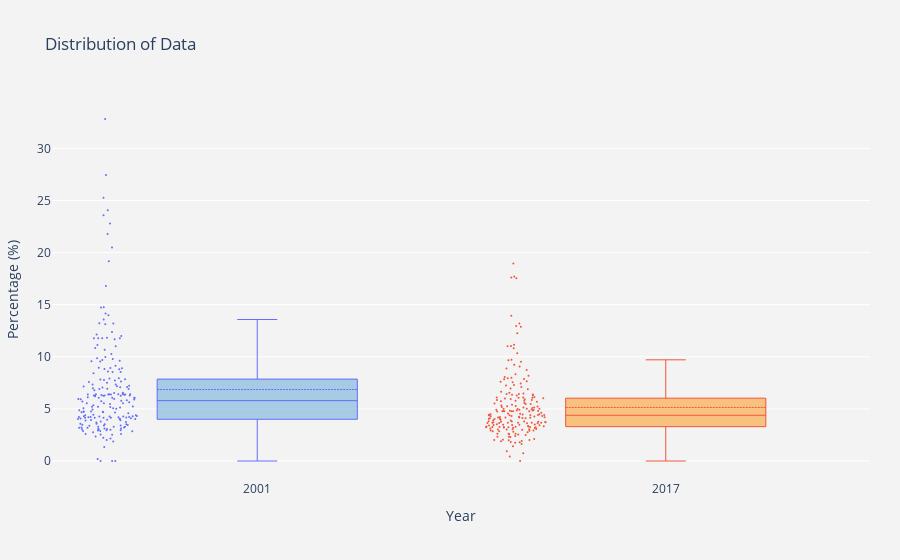

The notebook cell this image was saved under:
### Code cell
x_data = ['2001','2017']

y0 = data['2001']
y1 = data['2017']


y_data = [y0,y1]

colors = ['rgba(93, 164, 214, 0.5)', 'rgba(255, 144, 14, 0.5)']

traces = []

for xd, yd, color in zip(x_data, y_data, colors):
        traces.append(go.Box(
            y=yd,
            name=xd,
            boxpoints='all',
            whiskerwidth=0.2,
            fillcolor=color,
            marker=dict(
                size=2,
            ),
            boxmean=True,    
            line=dict(width=1),
        ))

layout = go.Layout(
    title='Distribution of Data',
    xaxis=dict(
        title='Year'
    ),
    yaxis=dict(
        title='Percentage (%)',
        autorange=True,
        showgrid=True,
        zeroline=False,
        dtick=5,
        gridcolor='rgb(255, 255, 255)',
        gridwidth=1,
#        zerolinecolor='rgb(255, 255, 255)',
#        zerolinewidth=2,
    ),
    margin=dict(
        l=40,
        r=30,
        b=80,
        t=100,
    ),
    paper_bgcolor='rgb(243, 243, 243)',
    plot_bgcolor='rgb(243, 243, 243)',
    showlegend=False
)

fig = go.Figure(data=traces, layout=layout)
py.iplot(fig)

### Figure 1 — Plotly figure (JSON) as saved in the notebook; plotly's stock layout.template omitted (floating-point values rounded to 4 significant figures; data arrays with more than 128 entries replaced by an {"elided": "..."} marker saying what was removed)
{"data": [{"boxmean": true, "boxpoints": "all", "fillcolor": "rgba(93, 164, 214, 0.5)", "line": {"width": 1}, "marker": {"size": 2}, "name": "2001", "type": "box", "whiskerwidth": 0.2, "y": {"elided": "205 float values"}}, {"boxmean": true, "boxpoints": "all", "fillcolor": "rgba(255, 144, 14, 0.5)", "line": {"width": 1}, "marker": {"size": 2}, "name": "2017", "type": "box", "whiskerwidth": 0.2, "y": {"elided": "205 float values"}}], "layout": {"margin": {"b": 80, "l": 40, "r": 30, "t": 100}, "paper_bgcolor": "rgb(243, 243, 243)", "plot_bgcolor": "rgb(243, 243, 243)", "showlegend": false, "title": {"text": "Distribution of Data"}, "xaxis": {"title": {"text": "Year"}}, "yaxis": {"autorange": true, "dtick": 5, "gridcolor": "rgb(255, 255, 255)", "gridwidth": 1, "showgrid": true, "title": {"text": "Percentage (%)"}, "zeroline": false}}}
